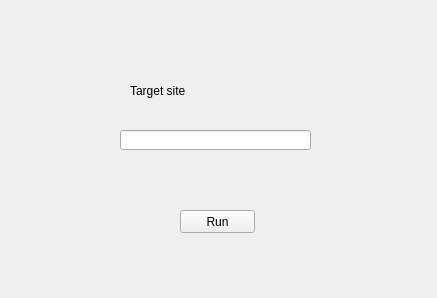
<?xml version="1.0" encoding="UTF-8"?>
<ui version="4.0">
 <class>Form</class>
 <widget class="QWidget" name="Form">
  <property name="geometry">
   <rect>
    <x>0</x>
    <y>0</y>
    <width>437</width>
    <height>298</height>
   </rect>
  </property>
  <property name="windowTitle">
   <string>Site Settings</string>
  </property>
  <widget class="QPushButton" name="run">
   <property name="geometry">
    <rect>
     <x>180</x>
     <y>210</y>
     <width>75</width>
     <height>23</height>
    </rect>
   </property>
   <property name="text">
    <string>Run</string>
   </property>
  </widget>
  <widget class="QLabel" name="sitesettingsPi">
   <property name="geometry">
    <rect>
     <x>130</x>
     <y>70</y>
     <width>121</width>
     <height>41</height>
    </rect>
   </property>
   <property name="text">
    <string>Target site</string>
   </property>
  </widget>
  <widget class="QLineEdit" name="ipbox">
   <property name="geometry">
    <rect>
     <x>120</x>
     <y>130</y>
     <width>191</width>
     <height>20</height>
    </rect>
   </property>
  </widget>
 </widget>
 <resources/>
 <connections/>
</ui>
